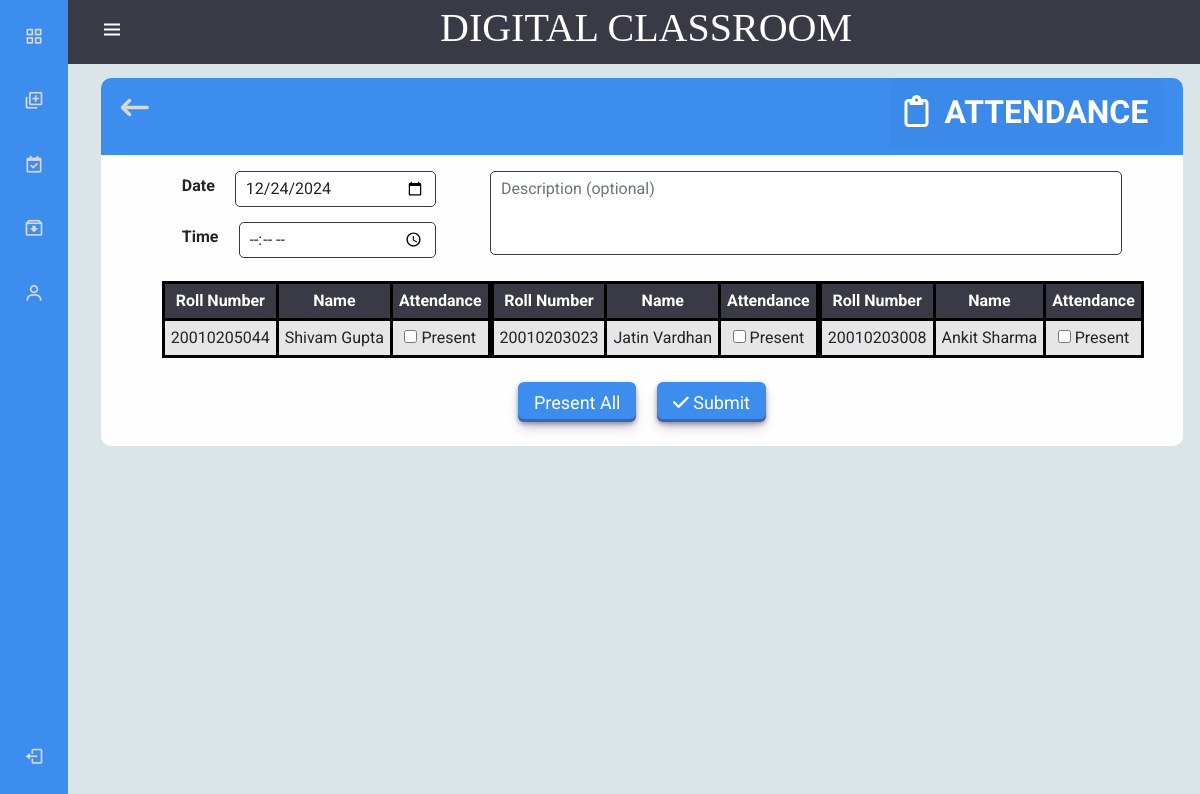
Page /Teacher/TakeAttendance.php?class_id=17 (signed in) on the committed database.
### tables this page shows
CREATE TABLE `students` (
  `student_rollno` varchar(20) NOT NULL,
  `student_name` varchar(40) NOT NULL,
  `student_email` varchar(40) NOT NULL,
  `student_password` varchar(30) NOT NULL,
  `dpt_id` int(5) NOT NULL,
  `semester` int(5) NOT NULL,
  `phone_number` bigint(15) NOT NULL,
  `Role` int(2) NOT NULL DEFAULT 3
);

### Teacher/TakeAttendance.php (the view, shortened to what this page needs)
<?php
include '../Home/Connection.php';
include "navbar.php";
if (isset($_GET['class_id'])) {
    $class_id = $conn->real_escape_string($_GET['class_id']);
} else {
    $errorMsg = "No class ID provided...";
}
$sql = "SELECT students.* FROM students
LEFT JOIN join_class ON students.student_rollno = join_class.std_id WHERE join_class.class_id=?";
$stmt = $conn->prepare($sql);
$stmt->bind_param("i", $class_id);
$stmt->execute();
$r1 = $stmt->get_result();
?>
<!DOCTYPE html>
<html lang="en">
<head>
    <link rel="stylesheet" href="style1.css?<?php echo time(); ?>">
    <link href="https://cdn.jsdelivr.net/npm/bootstrap@5.0.2/dist/css/bootstrap.min.css" rel="stylesheet" />
</head>
<body>
    <main>
        <div class="box-content" id="box3">
            <div class="ass_head">
                <span class="close" onclick=" window.location.href = 'class.php?class_id=<?php echo  $class_id; ?>';"><i class="fa-solid fa-arrow-left-long"></i></span>
                <h2 class="h2"><i class="fa-regular fa-clipboard"></i>&nbsp; ATTENDANCE </h2>
            </div>
            <form action="<?php echo $_SERVER['PHP_SELF']; ?>?class_id=<?php echo $class_id ?>" method="POST" class="col-sm-11 p-3 mx-auto">
                <div class="row">
                    <div class="row1 mb-2 col-md-4">
                        <div class="form1">
                            <label for="due-date" class="file-upload" style="margin:3px 20px;">Date</label>
                            <input type="date" class="form-control" id="attdate" name="attdate" value="<?php echo date('Y-m-d'); ?>" />
                        </div>
                        <div class="form1">
                            <label for="time" class="file-upload" style="margin:3px 20px;">Time</label>
                            <input type="time" class="form-control" id="atttime" name="atttime" />
                        </div>
                    </div>
                    <div class="form-group mb-2 col-md-8">
                        <textarea class="form-control" id="attDescription" name="att_description" rows="3" style="resize: none;" placeholder="Description (optional)"></textarea>
                    </div>
                </div>
                <div class="form-group mb-2">
                    <?php
                    if ($r1->num_rows > 0) {
                        $students = [];
                        while ($st_row = $r1->fetch_assoc()) {
                            $students[] = $st_row;
                        }
                        $totalStudents = count($students);
                        $chunkSize = ceil($totalStudents / 3);
                        $studentChunks = array_chunk($students, $chunkSize);
                    ?>
                        <div class="tables-container">
                            <?php foreach ($studentChunks as $chunk) { ?>
                                <table class="table table-striped">
                                    <thead>
                                        <tr>
                                            <th>Roll Number</th>
                                            <th>Name</th>
                                            <th>Attendance</th>
                                        </tr>
                                    </thead>
                                    <tbody>
                                        <?php foreach ($chunk as $st_row) { ?>
                                            <tr>
                                                <td><?php echo $st_row['student_rollno']; ?></td>
                                                <td><?php echo $st_row['student_name']; ?></td>
                                                <td>
                                                    <input type="checkbox" class="attendance-checkbox" name="attendance_status[<?php echo $st_row['student_rollno']; ?>]" style="margin:0!important"/> Present
                                                </td>
                                            </tr>
                                        <?php } ?>
                                    </tbody>
                                </table>
                            <?php } ?>
                        </div>
                        <div class="text-center mt-4">
                        <button type="button" class="btn1" onclick="checkAll()">Present All</button>&nbsp;&nbsp;&nbsp;&nbsp;
                            <button class="btn1" type="submit" name="box3"><i class="fa-solid fa-check"></i> &nbsp;Submit</button>
                        </div>
                    <?php
                    } else {
                        echo "<h4>No Student Found....</h4>";
                    }
                    ?>
                </div>
            </form>
        </div>
    </main>
</body>
</html>

### Teacher/style1.css (style rules this page uses)
body { background-color: #dbe5e8 !important; font-family: "Roboto", sans-serif !important; }
label { font-weight: bold !important; margin-bottom: 5px !important; }
.btn1 { align-items: center !important; background-color: #3d8def !important; border: 0 !important; border-radius: 6px !important; box-shadow: rgba(45, 35, 66, 0.4) 0 2px 4px, rgba(45, 35, 66, 0.3) 0 7px 13px -3px, rgba(58, 65, 111, 0.5) 0 -3px 0 inset !important; color: #fff !important; cursor: pointer !important; display: inline-flex !important; height: 40px !important; justify-content: center !important; padding: 0 16px !important; text-align: left !important; transition: box-shadow 0.15s, transform 0.15s !important; will-change: box-shadow, transform !important; font-size: 18px !important; text-decoration: none !important; }
input, #classDescription, #attDescription { padding: 5px 10px !important; margin-bottom: 15px !important; border: 1px solid rgb(58, 58, 70) !important; border-radius: 5px !important; background-color: rgb(255, 255, 255) !important; box-shadow: none !important; }
main { height: 100vh !important; overflow-y: auto !important; }
table { margin: auto !important; }
table, td, th { border: 3px solid rgb(0, 0, 0) !important; border-collapse: collapse !important; padding:8px 6px !important; }
thead tr { background-color: rgb(58, 58, 70) !important; color: white !important; text-align: center !important; }
tbody tr:nth-child(odd) { background-color: white !important; }
.h2 { text-align: center !important; font-family: "Merienda", cursive !important; font-weight: 700 !important; background-color: #3b89e9 !important; padding: 15px !important; border-radius: 10px 10px 0 0; color: white !important; }

### Teacher/navbar.php (style rules this page uses)
:root { --header-height: 3rem; --nav-width: 68px; --first-color: #3d8def; --first-color-light: rgb(214, 215, 215); --white-color: white; --body-font: "Nunito", sans-serif; --normal-font-size: 1rem; --z-fixed: 100; }
body { margin: var(--header-height) 0 0 0; font-family: 'Roboto', sans-serif !important; font-size: var(--normal-font-size); transition: 0.5s; }
@media screen and (min-width: 300px) { body { margin: calc(var(--header-height) + 1rem) 0 0 0; padding-left: calc(var(--nav-width) + 1rem); position: fixed; z-index: -1; width: 100%; } }

### Teacher/TakeAttendance.php (style rules this page uses)
.box-content { background-color: #fefefe; margin: 7% auto; width: 97%; border-radius: 10px; position: relative; }
.close { color: var(--first-color-light); font-size: 28px; font-weight: bold; cursor: pointer; margin-top: 10px; }
.ass_head { display: flex; justify-content: space-between; background-color: #3d8def !important; color: white !important; padding: 0 20px; border-radius: 10px 10px 0 0; }
h2 { text-align: center !important; font-family: "Merienda", cursive !important; font-weight: 700 !important; padding: 15px !important; border-radius: 10px 10px 0 0; color: white !important; }
table { margin-left: auto !important; margin-right: auto !important; }
table, td, th { border: 3px solid rgb(0, 0, 0) !important; border-collapse: collapse !important; padding:5px 6px !important; }
th { width: 7vh !important; }
td,tbody { width: 7vh !important; overflow: hidden; white-space: nowrap; text-overflow: ellipsis !important; height: 20px !important; }
thead tr { background-color: rgb(58, 58, 70) !important; color: white !important; text-align: center !important; }
tbody tr:nth-child(odd) { background-color: white !important; }
.row1 { display: inline-flex; flex-direction: column; }
.row { display: flex; flex-direction: row; }
.form1 { width: 90% !important; display: flex !important; flex-direction: row !important; }
.tables-container { display: flex; justify-content: space-between; }
.table { width: 32%; margin: 0 1%; }
.table th, .table td { text-align: center; }

### rows in the picture
students: student_rollno "20010205044", student_name "Shivam Gupta"
students: student_rollno "20010203023", student_name "Jatin Vardhan"
students: student_rollno "20010203008", student_name "Ankit Sharma"
